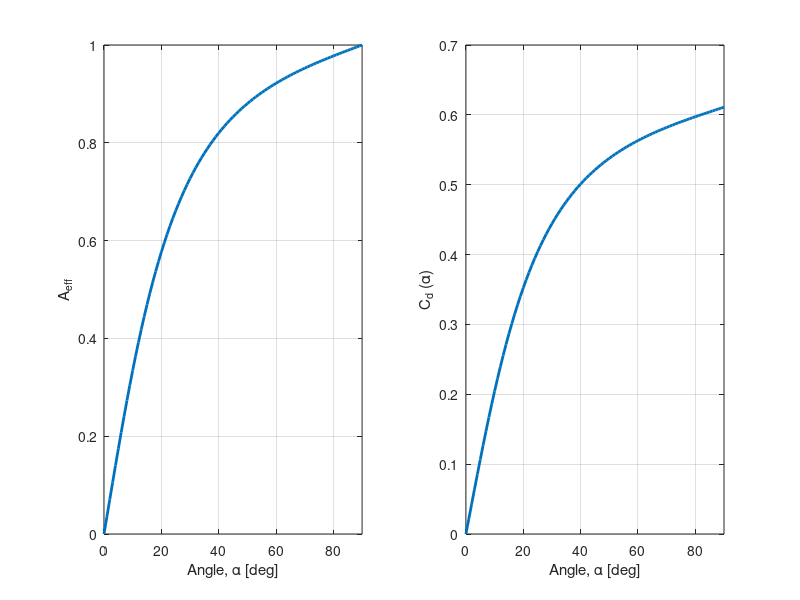

MATLAB code for this plot:
W = 1;
H = 1;

angle = 0:90;
Cd0 = 0.611;

for i=1:length(angle)
    alpha = angle(i);
    W_pivot = @(z) (1/W^2 + 1./(2*(H-z)*tand(alpha)+sind(alpha)*W).^2).^(-1/2);
    h = H * (1- cosd(alpha));
    A_eff(i) = W*h+ integral(W_pivot,h,H);
%     Cd(i) = cd_pivot(angle(i));
end
Cd = A_eff / (H*W) * Cd0;

figure();
subplot(1,2,1);
plot(angle, A_eff,'linewidth',2);
xlabel('Angle, \alpha [deg]');
ylabel('A_{eff}');
xlim([min(angle), max(angle)]);
grid on

subplot(1,2,2);
plot(angle, Cd,'linewidth',2);
xlabel('Angle, \alpha [deg]');
ylabel('C_d (\alpha)');
xlim([min(angle), max(angle)]);
grid on
